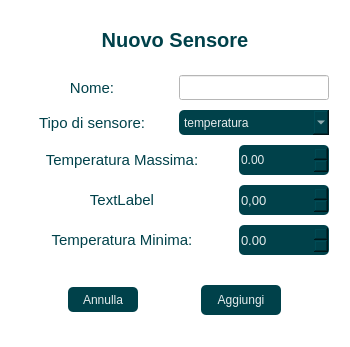
<?xml version="1.0" encoding="UTF-8"?>
<ui version="4.0">
 <class>AddSensore</class>
 <widget class="QDialog" name="AddSensore">
  <property name="geometry">
   <rect>
    <x>0</x>
    <y>0</y>
    <width>350</width>
    <height>347</height>
   </rect>
  </property>
  <property name="minimumSize">
   <size>
    <width>300</width>
    <height>300</height>
   </size>
  </property>
  <property name="maximumSize">
   <size>
    <width>350</width>
    <height>350</height>
   </size>
  </property>
  <property name="windowTitle">
   <string>Dialog</string>
  </property>
  <property name="styleSheet">
   <string notr="true">background-color: rgb(255, 255, 255);
color: rgb(0, 65, 74);</string>
  </property>
  <layout class="QVBoxLayout" name="verticalLayout_2">
   <item>
    <widget class="QLabel" name="label">
     <property name="minimumSize">
      <size>
       <width>200</width>
       <height>30</height>
      </size>
     </property>
     <property name="maximumSize">
      <size>
       <width>16777215</width>
       <height>50</height>
      </size>
     </property>
     <property name="font">
      <font>
       <pointsize>15</pointsize>
       <bold>true</bold>
      </font>
     </property>
     <property name="text">
      <string>Nuovo Sensore</string>
     </property>
     <property name="alignment">
      <set>Qt::AlignCenter</set>
     </property>
    </widget>
   </item>
   <item>
    <layout class="QHBoxLayout" name="horizontalLayout">
     <property name="rightMargin">
      <number>10</number>
     </property>
     <item>
      <widget class="QLabel" name="label_2">
       <property name="font">
        <font>
         <pointsize>11</pointsize>
        </font>
       </property>
       <property name="text">
        <string>Nome:</string>
       </property>
       <property name="alignment">
        <set>Qt::AlignCenter</set>
       </property>
      </widget>
     </item>
     <item>
      <widget class="QLineEdit" name="sensorName">
       <property name="minimumSize">
        <size>
         <width>100</width>
         <height>20</height>
        </size>
       </property>
       <property name="maximumSize">
        <size>
         <width>150</width>
         <height>25</height>
        </size>
       </property>
       <property name="font">
        <font>
         <pointsize>10</pointsize>
        </font>
       </property>
      </widget>
     </item>
    </layout>
   </item>
   <item>
    <layout class="QHBoxLayout" name="horizontalLayout_2">
     <property name="rightMargin">
      <number>10</number>
     </property>
     <item>
      <widget class="QLabel" name="label_3">
       <property name="font">
        <font>
         <pointsize>11</pointsize>
        </font>
       </property>
       <property name="text">
        <string>Tipo di sensore:</string>
       </property>
       <property name="alignment">
        <set>Qt::AlignCenter</set>
       </property>
      </widget>
     </item>
     <item>
      <widget class="QComboBox" name="sensorType">
       <property name="minimumSize">
        <size>
         <width>100</width>
         <height>20</height>
        </size>
       </property>
       <property name="maximumSize">
        <size>
         <width>150</width>
         <height>25</height>
        </size>
       </property>
       <property name="styleSheet">
        <string notr="true">color: rgb(230, 236, 237);
background-color: rgb(0, 65, 74);
border-radius: 5px;
padding: 0.3em;</string>
       </property>
       <property name="locale">
        <locale language="Italian" country="Italy"/>
       </property>
       <item>
        <property name="text">
         <string>temperatura</string>
        </property>
       </item>
       <item>
        <property name="text">
         <string>umidità</string>
        </property>
       </item>
       <item>
        <property name="text">
         <string>fumo</string>
        </property>
       </item>
      </widget>
     </item>
    </layout>
   </item>
   <item>
    <layout class="QHBoxLayout" name="horizontalLayout_3">
     <property name="rightMargin">
      <number>10</number>
     </property>
     <item>
      <widget class="QLabel" name="maxVal">
       <property name="font">
        <font>
         <pointsize>11</pointsize>
        </font>
       </property>
       <property name="text">
        <string>Temperatura Massima:</string>
       </property>
       <property name="alignment">
        <set>Qt::AlignCenter</set>
       </property>
      </widget>
     </item>
     <item>
      <widget class="QDoubleSpinBox" name="sensorTempMax">
       <property name="minimumSize">
        <size>
         <width>70</width>
         <height>25</height>
        </size>
       </property>
       <property name="maximumSize">
        <size>
         <width>90</width>
         <height>30</height>
        </size>
       </property>
       <property name="styleSheet">
        <string notr="true">color: rgb(230, 236, 237);
background-color: rgb(0, 65, 74);
border-radius: 5px;
padding: 0.3em;</string>
       </property>
      </widget>
     </item>
    </layout>
   </item>
   <item>
    <layout class="QHBoxLayout" name="horizontalLayout_4">
     <property name="rightMargin">
      <number>10</number>
     </property>
     <item>
      <widget class="QLabel" name="textVar">
       <property name="font">
        <font>
         <pointsize>11</pointsize>
        </font>
       </property>
       <property name="text">
        <string>TextLabel</string>
       </property>
       <property name="alignment">
        <set>Qt::AlignCenter</set>
       </property>
      </widget>
     </item>
     <item>
      <widget class="QDoubleSpinBox" name="sensorVarValue">
       <property name="minimumSize">
        <size>
         <width>70</width>
         <height>25</height>
        </size>
       </property>
       <property name="maximumSize">
        <size>
         <width>90</width>
         <height>30</height>
        </size>
       </property>
       <property name="font">
        <font>
         <pointsize>10</pointsize>
        </font>
       </property>
       <property name="styleSheet">
        <string notr="true">color: rgb(230, 236, 237);
background-color: rgb(0, 65, 74);
border-radius: 5px;
padding: 0.3em;</string>
       </property>
       <property name="locale">
        <locale language="Italian" country="Italy"/>
       </property>
      </widget>
     </item>
    </layout>
   </item>
   <item>
    <layout class="QHBoxLayout" name="hLayoutTemp">
     <property name="rightMargin">
      <number>10</number>
     </property>
     <item>
      <widget class="QLabel" name="tempMinLabel">
       <property name="font">
        <font>
         <pointsize>11</pointsize>
        </font>
       </property>
       <property name="locale">
        <locale language="Italian" country="Italy"/>
       </property>
       <property name="text">
        <string>Temperatura Minima:</string>
       </property>
       <property name="alignment">
        <set>Qt::AlignCenter</set>
       </property>
      </widget>
     </item>
     <item>
      <widget class="QDoubleSpinBox" name="tempMinima">
       <property name="minimumSize">
        <size>
         <width>70</width>
         <height>25</height>
        </size>
       </property>
       <property name="maximumSize">
        <size>
         <width>90</width>
         <height>30</height>
        </size>
       </property>
       <property name="font">
        <font>
         <pointsize>10</pointsize>
        </font>
       </property>
       <property name="styleSheet">
        <string notr="true">color: rgb(230, 236, 237);
background-color: rgb(0, 65, 74);
border-radius: 5px;
padding: 0.3em;</string>
       </property>
      </widget>
     </item>
    </layout>
   </item>
   <item>
    <layout class="QHBoxLayout" name="horizontalLayout_5">
     <property name="topMargin">
      <number>20</number>
     </property>
     <property name="bottomMargin">
      <number>10</number>
     </property>
     <item>
      <widget class="QPushButton" name="annullaButton">
       <property name="minimumSize">
        <size>
         <width>50</width>
         <height>25</height>
        </size>
       </property>
       <property name="maximumSize">
        <size>
         <width>70</width>
         <height>25</height>
        </size>
       </property>
       <property name="styleSheet">
        <string notr="true">color: rgb(230, 236, 237);
background-color: rgb(0, 65, 74);
border-radius: 5px;
padding: 0.3em;</string>
       </property>
       <property name="text">
        <string>Annulla</string>
       </property>
      </widget>
     </item>
     <item>
      <widget class="QPushButton" name="confermaButton">
       <property name="minimumSize">
        <size>
         <width>50</width>
         <height>25</height>
        </size>
       </property>
       <property name="maximumSize">
        <size>
         <width>80</width>
         <height>30</height>
        </size>
       </property>
       <property name="styleSheet">
        <string notr="true">color: rgb(230, 236, 237);
background-color: rgb(0, 65, 74);
border-radius: 5px;
padding: 0.2em;</string>
       </property>
       <property name="text">
        <string>Aggiungi</string>
       </property>
      </widget>
     </item>
    </layout>
   </item>
  </layout>
 </widget>
 <resources/>
 <connections/>
</ui>
